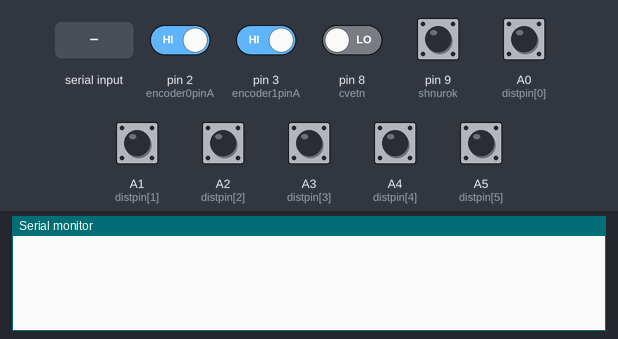
Bench run of a sketch on a simulated Arduino Uno, built with avr-gcc and run on an emulated ATmega328P. On the bench: the last lines printed to the serial monitor. Inputs (shaded band) come from the test bench; at power-on: A0 (distpin[0]), A1 (distpin[1]), A2 (distpin[2]), A3 (distpin[3]), A4 (distpin[4]), A5 (distpin[5]), pin 2 (encoder0pinA), pin 3 (encoder1pinA) HIGH, pin 8 (cvetn), pin 9 (shnurok) LOW.

Above: at 1.2 s.
1.3 s: "f" received over Serial
At 2.4 s:
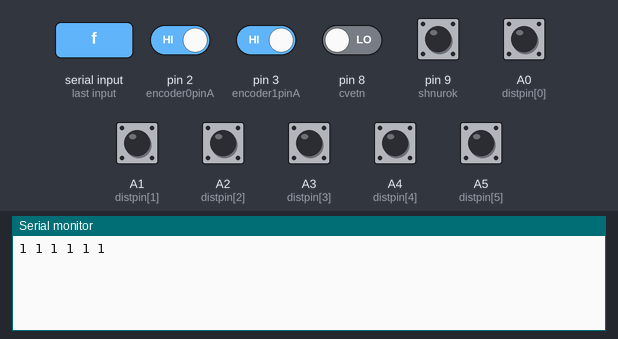
2.8 s: "g" received over Serial
At 3.6 s:
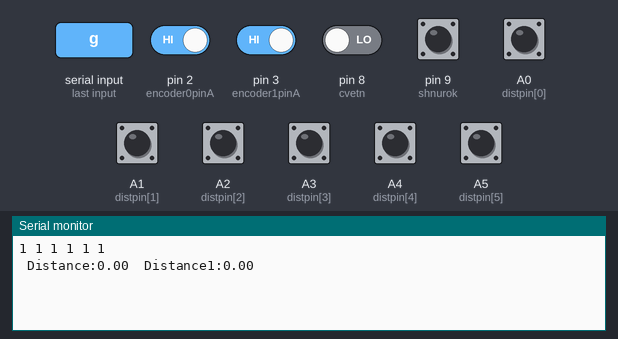
4.3 s: "h" received over Serial
At 4.7 s:
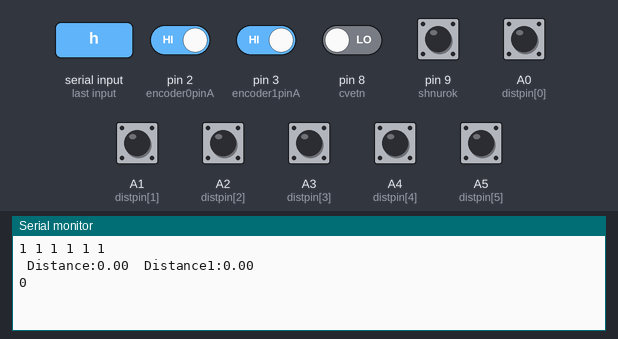

Measured:
- after the input at 1.3 s, the serial monitor: prints a new line at once (image 1)
- after the input at 2.8 s, the serial monitor: prints a new line at once (image 2)
- after the input at 4.3 s, the serial monitor: prints a new line at once (image 3)

The sketch:

Encoders_and_buttons.ino
```cpp
#define encoder0pinA  2//A pin -> the interrupt pin 0
#define encoder0pinB  4//B pin -> the digital pin 4
#define encoder1pinA  3//A pin -> the interrupt pin 0
#define encoder1pinB  5//B pin -> the digital pin 4
#define cvetn 8
#define shnurok 9
byte encoder0PinALast;
byte encoder1PinALast;
int duration;//the number of the pulses
int duration1;//the number of the pulses
boolean Direction;//the rotation direction
boolean Direction1;//the rotation direction
//boolean cvetnost;//the rotation direction
//boolean raz;//the rotation direction
float distance,distance1=0.0;
int distpin[6] = {
  A0,A1,A2,A3,A4,A5};
int val[6]={
  0,0,0,0,0,0};
String sensor_data="";
String space=" ";
const float pi = 3.1415926;

void setup()
{
  for (int i=0;i<6;i++)
  {
    pinMode(distpin[i], INPUT);
    digitalWrite(distpin[i], HIGH);
  }
  pinMode(cvetn, INPUT);
  pinMode(shnurok, INPUT);
  Serial.begin(57600);
  EncoderInit();
  delay(50);
}

void loop()
{
  int cvet=digitalRead(cvetn);
  int shnur=digitalRead(shnurok);


  if(Serial.available())
  {
    char value = Serial.read();
    if(value != -1)
    {
      switch(value)
      {
      case 'f'://Move Forward fast
        //advance(255,255);
        for  (int i=0;i<6;i++)
        {
          val[i] = digitalRead(distpin[i]);
          sensor_data+=val[i]+space;
        }
        Serial.println(sensor_data);
        sensor_data="";
        break;
      case 'g'://Move Forward fast
        //advance(255,255);
        distance1=(pi/6)*duration1;
        distance=(pi/6)*duration;
        // Serial.print("Pulse1:");
        // Serial.print(duration1);
        //Serial.print("Pulse:");
        //Serial.println(duration);
        Serial.print(" Distance:");
        Serial.print(distance);
        Serial.print("  Distance1:");
        Serial.println(distance1);
        break;
      case 'e'://Move Forward fast
        duration=0;
        duration1=0;
        break;
       case 'h'://Move Forward fast
        Serial.println(shnur);
        break;
        case 'c'://Move Forward fast
        Serial.println(cvet);
        break;
      }
    }
  }

}
void EncoderInit()

{
  Direction = true;//default -> Forward
  pinMode(encoder0pinB,INPUT);
  pinMode(encoder1pinB,INPUT);
  attachInterrupt(0, wheelSpeed, CHANGE);
  attachInterrupt(1, wheelSpeed1, CHANGE);
}

void wheelSpeed()
{
  int Lstate = digitalRead(encoder0pinA);
  if((encoder0PinALast == LOW) && Lstate==HIGH)
  {
    int val = digitalRead(encoder0pinB);
    if(val == LOW && Direction)
    {
      Direction = false; //Reverse
    }
    else if(val == HIGH && !Direction)
    {
      Direction = true;  //Forward
    }
  }
  encoder0PinALast = Lstate;

  if(!Direction)  duration++;
  else  duration--;
}
void wheelSpeed1()
{
  int Lstate1 = digitalRead(encoder1pinA);
  if((encoder1PinALast == LOW) && Lstate1==HIGH)
  {
    int val1 = digitalRead(encoder1pinB);
    if(val1 == LOW && Direction1)
    {
      Direction1 = false; //Reverse
    }
    else if(val1 == HIGH && !Direction1)
    {
      Direction1 = true;  //Forward
    }
  }
  encoder1PinALast = Lstate1;

  if(!Direction1)  duration1++;
  else  duration1--;
}
//void shnur ()
//{
//  int lenin=digitalRead(shnurok);
//  if(lenin == LOW)
//    raz = 0; //Reverse
//
//  else if (lenin == HIGH)
//    raz=1;
//}
//void cvet ()
//{
//  int svet=digitalRead(shnurok);
//  if(svet == LOW)
//    cvetnost = 0; //Reverse
//
//  else if (svet  == HIGH)
//    cvetnost=1;
//
//}
```
